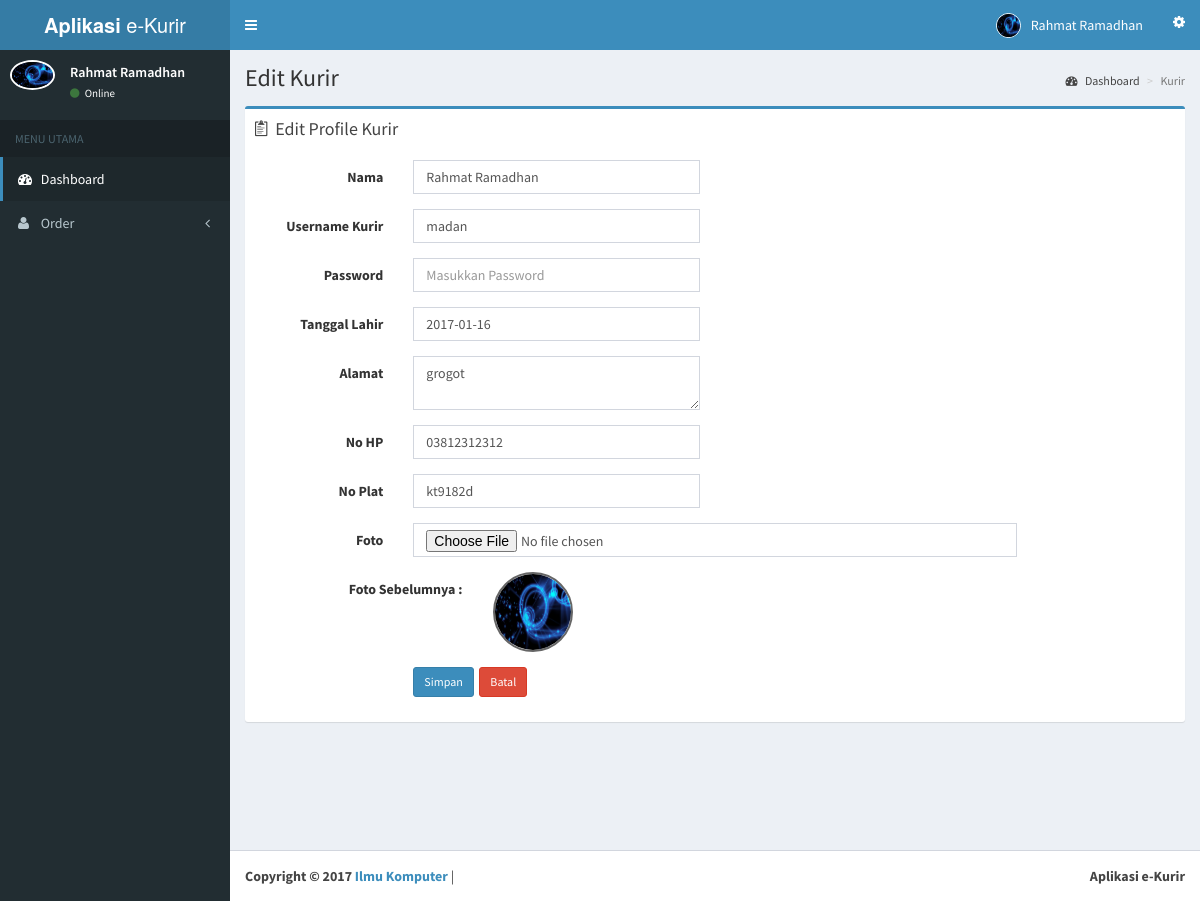
The page /kurir/edit-profilekurir.php (signed in) on the database its author committed.
### tables this page shows
CREATE TABLE `tb_kurir` (
  `id_kurir` int(11) NOT NULL,
  `nama_kurir` varchar(70) NOT NULL,
  `username_kurir` varchar(50) NOT NULL,
  `password` varchar(50) NOT NULL,
  `tanggal_lahir_kurir` date NOT NULL,
  `alamat` text NOT NULL,
  `no_hp_kurir` varchar(12) NOT NULL,
  `no_plat` varchar(9) NOT NULL,
  `gambar` varchar(255) NOT NULL
);

### kurir/edit-profilekurir.php (the view, shortened to what this page needs)
<html>
<head>
  <link rel="stylesheet" href="../assets/bootstrap/css/bootstrap.min.css">
  <link rel="stylesheet" href="../assets/css/font-awesome.min.css">
  <link rel="stylesheet" href="../assets/css/ionicons.min.css">
  <link rel="stylesheet" href="../assets/dist/css/AdminLTE.min.css">
     <link rel="stylesheet" href="../assets/dist/css/skins/_all-skins.min.css">
     <link rel="stylesheet" href="../assets/plugins/iCheck/flat/blue.css">
     <link rel="stylesheet" href="../assets/plugins/morris/morris.css">
     <link rel="stylesheet" href="../assets/plugins/jvectormap/jquery-jvectormap-1.2.2.css">
     <link rel="stylesheet" href="../assets/plugins/datepicker/datepicker3.css">
     <link rel="stylesheet" href="../assets/plugins/daterangepicker/daterangepicker-bs3.css">
     <link rel="stylesheet" href="../assets/plugins/bootstrap-wysihtml5/bootstrap3-wysihtml5.min.css">
</head>
   <body class="hold-transition skin-blue sidebar-mini">
    <div class="wrapper">
      <?php include "header.php"; ?>
      <?php include "menu.php"; ?>
      <div class="content-wrapper">
        <section class="content-header">
          <h1>
            Edit Kurir
          </h1>
          <ol class="breadcrumb">
            <li><a href="index.php"><i class="fa fa-dashboard"></i> Dashboard</a></li>
            <li class="active">Kurir</li>
          </ol>
        </section>
        <section class="content">
          <div class="row">
            <section class="col-lg-12 connectedSortable">
              <div class="box box-primary">
                <div class="box-header">
                  <i class="ion ion-clipboard"></i>
                  <h3 class="box-title">Edit Profile Kurir</h3>
                </div>
                <div class="box-body">
                  <form class="form-horizontal style-form" action="proses/proses_editprofile.php" method="post" enctype="multipart/form-data" name="form1" id="form1">
                    <?php include '../koneksi/koneksi.php';
                    $sql  		= "SELECT * FROM tb_kurir where id_kurir='".$_SESSION['id']."'";
                    $query  	= mysqli_query($db, $sql);
                    $data 		= mysqli_fetch_array($query);?>
                    <div class="form-group">
                      <label class="col-sm-2 col-sm-2 control-label">Nama</label>
                      <div class="col-sm-4">
                        <input value="<?php echo $data['nama_kurir'];?>" name="nama_kurir" type="text" id="nama_kurir" class="form-control" placeholder="Nama Kurir" autocomplete="off" required />
                      </div>
                    </div>
                    <div class="form-group">
                      <label class="col-sm-2 col-sm-2 control-label">Username Kurir</label>
                      <div class="col-sm-4">
                        <input value="<?php echo $data['username_kurir'];?>"name="username_kurir" type="text" id="username_kurir" class="form-control" placeholder="Username Kurir" autocomplete="off" required />
                      </div>
                    </div>
                    <div class="form-group">
                      <label class="col-sm-2 col-sm-2 control-label">Password</label>
                      <div class="col-sm-4">
                        <input name="password" type="password" id="password" class="form-control" placeholder="Masukkan Password" autocomplete="off" required />
                      </div>
                    </div>
                    <div class="form-group">
                      <label class="col-sm-2 col-sm-2 control-label">Tanggal Lahir</label>
                      <div class="col-sm-4">
                        <input type='text' value="<?php echo $data['tanggal_lahir_kurir'];?>" class="input-group date form-control" data-date-format="yyyy-mm-dd" name='tanggal_lahir_kurir' id="tanggal_lahir_kurir" placeholder='Masukkan Tanggal Lahir' required />
                      </div>
                    </div>
                    <div class="form-group">
                      <label class="col-sm-2 col-sm-2 control-label">Alamat</label>
                      <div class="col-sm-4">
                        <textarea name="alamat" id="alamat" class="form-control" placeholder="Masukkan Alamat" autocomplete="off" required /><?php echo $data['alamat'];?></textarea>
                      </div>
                    </div>
                    <div class="form-group">
                      <label class="col-sm-2 col-sm-2 control-label">No HP</label>
                      <div class="col-sm-4">
                        <input value="<?php echo $data['no_hp_kurir'];?>" type="text"name="no_hp_kurir" id="no_hp_kurir" class="form-control" placeholder="Masukkan No HP" autocomplete="off" maxlength="12" onKeyPress="return goodchars(event,'0123456789',this)" required />
                      </div>
                    </div>
                    <div class="form-group">
                      <label class="col-sm-2 col-sm-2 control-label">No Plat</label>
                      <div class="col-sm-4">
                        <input value="<?php echo $data['no_plat'];?>" name="no_plat" type="text" id="no_plat" class="form-control" placeholder="No Plat" autocomplete="off" required />
                      </div>
                    </div>
                    <div class="form-group">
                      <label class="col-sm-2 col-sm-2 control-label">Foto</label>
                      <div class="col-sm-8">
                        <input name="gambar" type="file" accept="image/png,image/jpeg,image/jpg" id="gambar" class="form-control" placeholder="Pilih Gambar" autocomplete="off"/>
                      </div>
                    </div>
                    <div class="form-group">
                      <label class="col-sm-3 col-sm-3 control-label">Foto Sebelumnya : </label>
                      <div class="col-sm-3">
                        <img src="images/<?php echo $data['gambar']; ?>" class="img-circle" height="80" width="80" style="border: 2px solid #666666;" />
                      </div>
                    </div>
                    <div class="form-group">
                      <label class="col-sm-2 col-sm-2 control-label"></label>
                      <div class="col-sm-10">
                        <input type="submit" name="input" value="Simpan" class="btn btn-sm btn-primary" />&nbsp;
                        <a href="detail-kurir.php" class="btn btn-sm btn-danger">Batal</a>
                      </div>
                    </div>
                  </form>
                </div>
              </div>
            </section>
          </div>
        </section>
      </div>
      <?php include "footer.php"; ?>
     </div>
</body>
</html>

### kurir/header.php (shortened to what this page needs)
<?php
	 include '../koneksi/koneksi.php';
			$sql  		= "SELECT * FROM tb_kurir where id_kurir='".$_SESSION['id']."'";
			$query  	= mysqli_query($db, $sql);
			$data 		= mysqli_fetch_array($query);
?>
<header class="main-header">
	<a href="index.php" class="logo">
		<span class="logo-lg"><b>Aplikasi</b> e-Kurir</span>
	</a>
	<nav class="navbar navbar-static-top" role="navigation">
		<a href="#" class="sidebar-toggle" data-toggle="offcanvas" role="button">
		</a>
		<div class="navbar-custom-menu">
			<ul class="nav navbar-nav">
				<li class="dropdown user user-menu">
					<a href="#" class="dropdown-toggle" data-toggle="dropdown">
						<img src="images/<?php echo $data['gambar']; ?>" class="user-image" style="border: 1px solid white;" alt="User Image">
						<span class="hidden-xs"><?php echo $_SESSION['nama']; ?></span>
					</a>
				</li>
				<li>
					<a href="#" data-toggle="control-sidebar"><i class="fa fa-spin fa-gear"></i></a>
				</li>
			</ul>
		</div>
	</nav>
</header>

### kurir/menu.php (shortened to what this page needs)
<?php
	 include '../koneksi/koneksi.php';
			$sql  		= "SELECT * FROM tb_kurir where id_kurir='".$_SESSION['id']."'";
			$query  	= mysqli_query($db, $sql);
			$data 		= mysqli_fetch_array($query);
?>
<aside class="main-sidebar">
  <section class="sidebar">
    <div class="user-panel">
      <div class="pull-left image">
        <img src="images/<?php echo $data['gambar'];?>" height="200" width="200" style="border: 2px solid white;" class="img-circle" alt="User Image">
      </div>
      <div class="pull-left info">
        <p><?php echo $_SESSION['nama']; ?></p>
        <a href="index.php"><i class="fa fa-circle text-success"></i> Online</a>
      </div>
    </div><br />
    <ul class="sidebar-menu">
      <li class="header">MENU UTAMA</li>
      <li class="active treeview">
        <a href="index.php">
          <i class="fa fa-dashboard"></i> <span>Dashboard</span>
        </a>
      </li>
      <li>
        <a href="#">
          <i class="fa fa-user"></i> <span>Order</span> <i class="fa fa-angle-left pull-right"></i>
        </a>
      </li>
  </section>
</aside>

### rows shown on the page
tb_kurir: gambar (picture), nama_kurir "Rahmat Ramadhan", username_kurir "madan", tanggal_lahir_kurir "2017-01-16", alamat "grogot", no_hp_kurir "03812312312", no_plat "kt9182d"

### other values the page prints
$_SESSION['nama'] "Rahmat Ramadhan"
